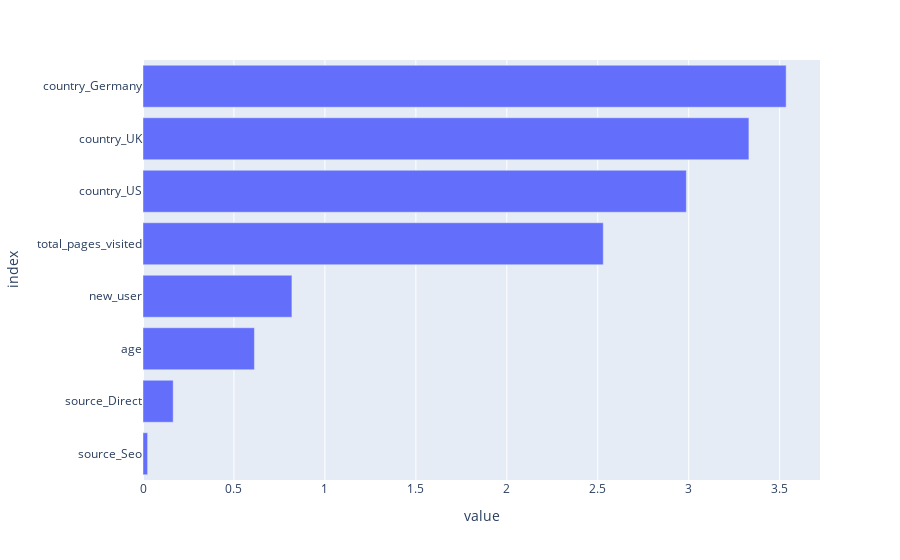

Notebook code for this chart:
### Markdown cell above
## Performance assessment

### Code cell
import plotly.express as px

column_names = [col.split('__')[1] for col in preprocessor.get_feature_names_out()]
print("Names of columns corresponding to each coefficient: ", column_names)
coefs = pd.DataFrame(index = column_names, data = classifier.coef_[0].transpose(), columns=["coefficients"])
coefs
feature_importance = abs(coefs).sort_values(by = 'coefficients')
feature_importance
fig = px.bar(feature_importance, orientation = 'h')
fig.update_layout(showlegend = False, 
                  margin = {'l': 120} # to avoid cropping of column names
                 )
fig.show()

### Figure 1 — Plotly figure (JSON) as saved in the notebook; plotly's stock layout.template omitted (floating-point values rounded to 4 significant figures)
{"data": [{"hovertemplate": "variable=coefficients<br>value=%{x}<br>index=%{y}<extra></extra>", "legendgroup": "coefficients", "marker": {"color": "#636efa", "pattern": {"shape": ""}}, "name": "coefficients", "orientation": "h", "showlegend": true, "textposition": "auto", "type": "bar", "x": [0.0254, 0.166, 0.6126, 0.8187, 2.53, 2.987, 3.331, 3.536], "xaxis": "x", "y": ["source_Seo", "source_Direct", "age", "new_user", "total_pages_visited", "country_US", "country_UK", "country_Germany"], "yaxis": "y"}], "layout": {"barmode": "relative", "legend": {"title": {"text": "variable"}, "tracegroupgap": 0}, "margin": {"l": 120, "t": 60}, "showlegend": false, "xaxis": {"anchor": "y", "domain": [0, 1], "title": {"text": "value"}}, "yaxis": {"anchor": "x", "domain": [0, 1], "title": {"text": "index"}}}}
